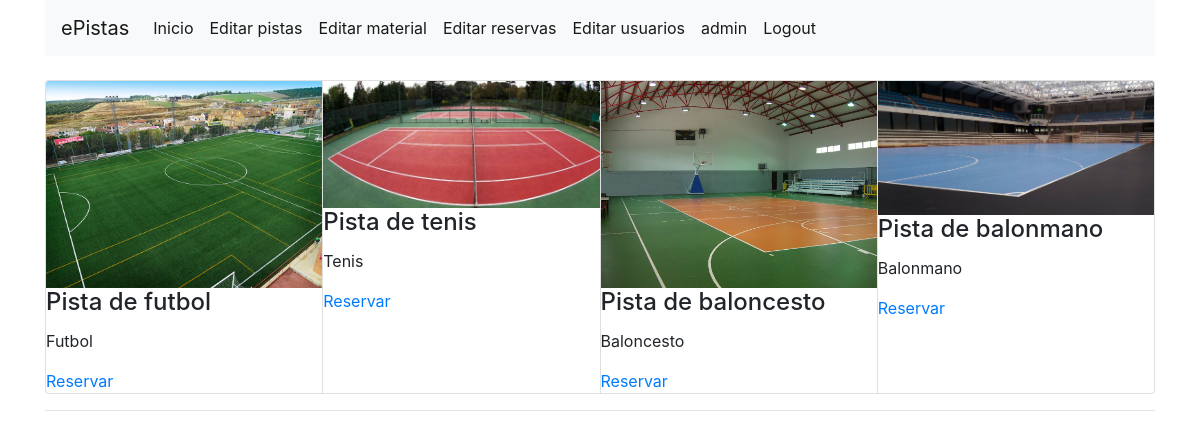
The page /usuario/pistas.php (signed in) on the database its author committed.
### tables this page shows
CREATE TABLE `pistas` (
  `id_pista` int(4) NOT NULL AUTO_INCREMENT,
  `nombre` varchar(20) DEFAULT NULL,
  `tipo` varchar(25) DEFAULT NULL,
  `imagen` varchar(25) DEFAULT NULL,
  PRIMARY KEY (`id_pista`)
);

### usuario/pistas.php (the view, shortened to what this page needs)
<!DOCTYPE html>
<html lang="en">
  <head>
    <link rel="stylesheet" href="https://maxcdn.bootstrapcdn.com/bootstrap/4.0.0/css/bootstrap.min.css">
  </head>
  <body>
    <div class='container'>
      <?php if (isset($_SESSION["user"])&&($_SESSION["tipo"])=='admin' ) {
                include("../includes/menuadmin.php");
              } else{
                include("../includes/menu.php");
            }
      ?>
      <?php
        include("../includes/conexion.php");
        $consulta="select *
                    from pistas;";
        if ($result = $connection->query($consulta)) {
          echo "<br>";
          echo "<div class='card-group'>";
              while ($obj=$result->fetch_object()) {
                $img=$obj->imagen;
                echo "<div class='card'>
                      <img class='card-img-top' src='../img/$img'>
                        <div class='card-block'>
                        <h4 class='card-title'>$obj->nombre</h4>
                        <p class='card-text'>$obj->tipo</p>
                        <a href='reservas.php' class='card-link'>Reservar</a>
                        </div>
                      </div>";
                }
                echo "</div>";
            }
      ?>
      <hr>
    </div>
    </body>
  </html>

### includes/menuadmin.php (shortened to what this page needs)
<nav class="navbar navbar-expand-lg navbar-light bg-light">
  <a class="navbar-brand" href="#">ePistas</a>
  <div class="collapse navbar-collapse" id="navbarNav">
    <ul class="navbar-nav">
      <li class="nav-item active">
        <a class="nav-link" href="inicio.php">Inicio <span class="sr-only">(current)</span></a>
      </li>
      <li class="nav-item active">
        <a class="nav-link" href="gestionpistas.php">Editar pistas</a>
      </li>
      <li class="nav-item active">
        <a class="nav-link" href="gestionmaterial.php">Editar material</a>
      </li>
      <li class="nav-item active">
        <a class="nav-link" href="gestionreservas.php">Editar reservas</a>
      </li>
      <li class="nav-item active">
        <a class="nav-link" href="gestionusuarios.php">Editar usuarios</a>
      </li>
      <li class="nav-item active">
        <a class="nav-link" href="#"><?php echo $_SESSION['tipo'];?></a>
      </li>
      <li class="nav-item active">
        <a class="nav-link" href="../login.php">Logout</a>
      </li>
    </ul>
  </div>
</nav>

### rows shown on the page
pistas: imagen (picture), nombre "Pista de futbol", tipo "Futbol"
pistas: imagen (picture), nombre "Pista de tenis", tipo "Tenis"
pistas: imagen (picture), nombre "Pista de baloncesto", tipo "Baloncesto"
pistas: imagen (picture), nombre "Pista de balonmano", tipo "Balonmano"

### other values the page prints
$_SESSION['tipo'] "admin"
